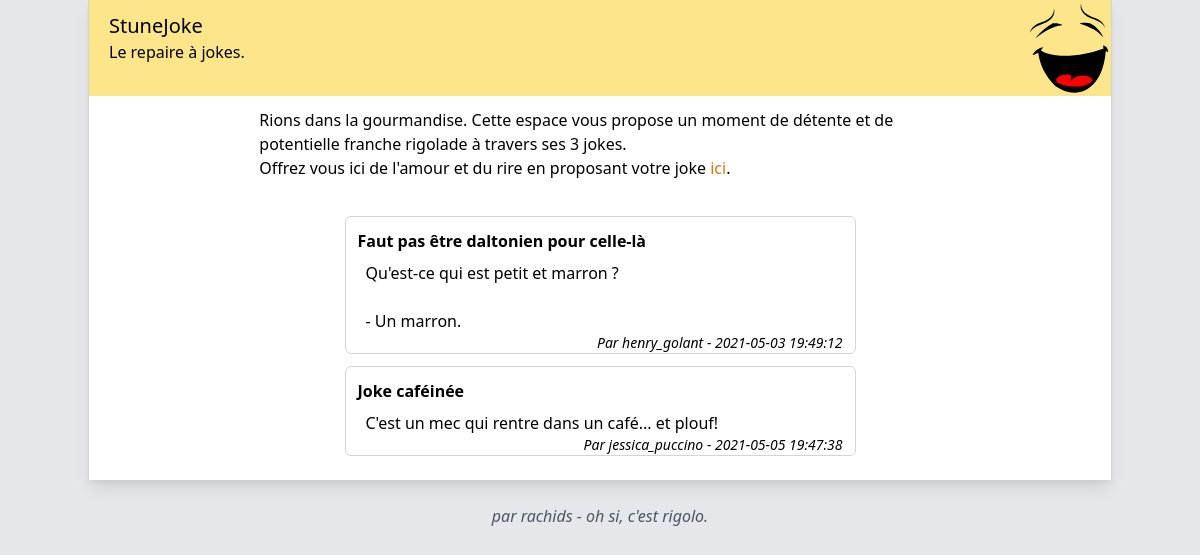
The page / on the database its author committed.
### tables this page shows
CREATE TABLE `jokes` (
  `id` int(11) NOT NULL,
  `title` varchar(255) NOT NULL,
  `content` text NOT NULL,
  `author` varchar(255) NOT NULL,
  `status` tinyint(4) NOT NULL DEFAULT '0',
  `created_at` datetime NOT NULL DEFAULT CURRENT_TIMESTAMP
);

### index.php (the view, shortened to what this page needs)
<?php
require_once 'config/bdd.php';
?>
<!DOCTYPE html>
<html lang="fr">
<head>
    <link href="https://unpkg.com/tailwindcss@^2/dist/tailwind.min.css" rel="stylesheet">
</head>
<body class="bg-gray-200">
    <div class="md:container md:mx-auto bg-white border-l border-r border-gray-300 h-full flex flex-col shadow-lg pb-6">
        <header class="h-24 pt-3 pl-5 bg-yellow-200 bg-no-repeat bg-right" style="background-image: url('header-logo.svg');">
            <h1 class="text-xl">
                StuneJoke
            </h1>
            <p>Le repaire à jokes.</p>
        </header>
        <section class="w-2/3 mx-auto my-3">
            Rions dans la gourmandise. Cette espace vous propose un moment de détente et de potentielle franche rigolade à travers ses 3 jokes. <br />
            Offrez vous ici de l'amour et du rire en proposant votre joke <a href="form.php" class="text-yellow-600 hover:text-yellow-900">ici</a>.
        </section>
        <section id="jokes-list" class="mt-3 flex-1 flex flex-col md:w-2/4 md:mx-auto w-auto mx-3">
            <?php
            $jokesQuery = $pdo->query('SELECT * FROM jokes WHERE status = 1');
            $jokes = $jokesQuery->fetchAll();
            foreach ($jokes as $jokeArray) :
            ?>
                <div class="joke border border-gray-300 w-full pt-3 px-3 rounded-md mt-3">
                    <div class="font-bold">
                        <?= $jokeArray['title']; ?>
                    </div>
                    <div class="pt-2 pl-2">
                        <?= nl2br($jokeArray['content']); ?>
                    </div>
                    <div class="text-right text-sm italic">
                        Par <?= $jokeArray['author']; ?> - <?= $jokeArray['created_at']; ?>
                    </div>
                </div>
            <?php
            endforeach;
            ?>
        </section>
    </div>
    <footer class="text-center italic text-gray-600 py-6">
        par rachids - oh si, c'est rigolo.
    </footer>
</body>
</html>

### rows shown on the page
jokes: title "Faut pas être daltonien pour celle-là", content "Qu'est-ce qui est petit et marron ? - Un marron.", author "henry_golant", created_at "2021-05-03 19:49:12"
jokes: title "Joke caféinée", content "C'est un mec qui rentre dans un café... et plouf!", author "jessica_puccino", created_at "2021-05-05 19:47:38"
